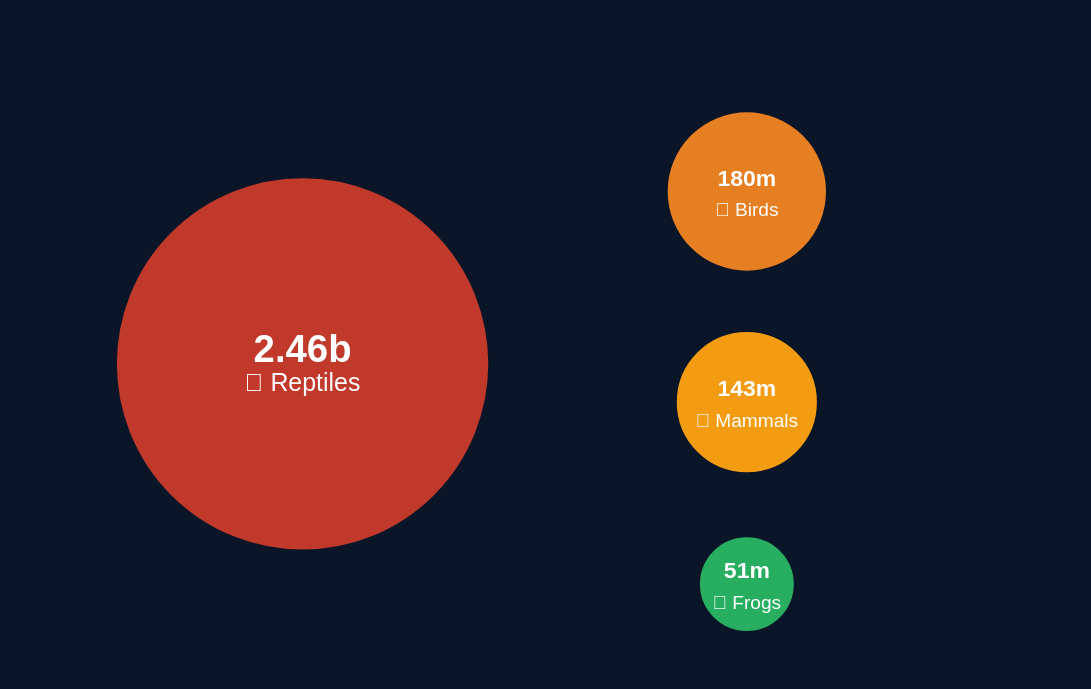

Vega-Lite specification for this chart:
### Vega specification from a JSON file in a GitHub repository (floating-point values rounded to 4 significant figures)
{"$schema": "https://vega.github.io/schema/vega/v5.json", "width": 550, "height": 340, "background": "#0a1628", "padding": 10, "signals": [{"name": "selected", "value": null, "on": [{"events": "symbol:click", "update": "selected === datum.id ? null : datum.id"}]}], "data": [{"name": "circles", "values": [{"id": "reptiles", "label": "2.46b", "name": "🦎 Reptiles", "x": 148, "y": 180, "size": 38000, "color": "#C0392B"}, {"id": "birds", "label": "180m", "name": "🦅 Birds", "x": 380, "y": 90, "size": 7000, "color": "#E67E22"}, {"id": "mammals", "label": "143m", "name": "🦘 Mammals", "x": 380, "y": 200, "size": 5500, "color": "#F39C12"}, {"id": "frogs", "label": "51m", "name": "🐸 Frogs", "x": 380, "y": 295, "size": 2500, "color": "#27AE60"}]}], "marks": [{"type": "symbol", "from": {"data": "circles"}, "encode": {"enter": {"shape": {"value": "circle"}, "x": {"field": "x"}, "y": {"field": "y"}, "fill": {"field": "color"}, "cursor": {"value": "pointer"}, "tooltip": {"signal": "{'Species': datum.name, 'Count': datum.label}"}}, "update": {"size": {"signal": "selected === datum.id ? datum.size * 1.12 : datum.size"}, "opacity": {"signal": "selected === null || selected === datum.id ? 1 : 0.25"}, "stroke": {"signal": "selected === datum.id ? '#ffffff' : '#0a1628'"}, "strokeWidth": {"signal": "selected === datum.id ? 3 : 1"}}}}, {"type": "symbol", "from": {"data": "circles"}, "encode": {"enter": {"shape": {"value": "circle"}, "x": {"field": "x"}, "y": {"field": "y"}, "fill": {"value": "transparent"}, "stroke": {"value": "transparent"}, "cursor": {"value": "pointer"}}, "update": {"size": {"signal": "datum.size * 1.6"}}}}, {"type": "text", "from": {"data": "circles"}, "interactive": false, "encode": {"enter": {"x": {"field": "x"}, "y": {"field": "y", "offset": -7}, "text": {"field": "label"}, "fill": {"value": "#ffffff"}, "fontSize": {"signal": "datum.id === 'reptiles' ? 20 : 12"}, "fontWeight": {"value": "bold"}, "align": {"value": "center"}, "baseline": {"value": "middle"}}, "update": {"opacity": {"signal": "selected === null || selected === datum.id ? 1 : 0.3"}}}}, {"type": "text", "from": {"data": "circles"}, "interactive": false, "encode": {"enter": {"x": {"field": "x"}, "y": {"field": "y", "offset": 10}, "text": {"field": "name"}, "fill": {"value": "#ffffff"}, "fontSize": {"signal": "datum.id === 'reptiles' ? 13 : 10"}, "align": {"value": "center"}, "baseline": {"value": "middle"}}, "update": {"opacity": {"signal": "selected === null || selected === datum.id ? 1 : 0.3"}}}}]}
